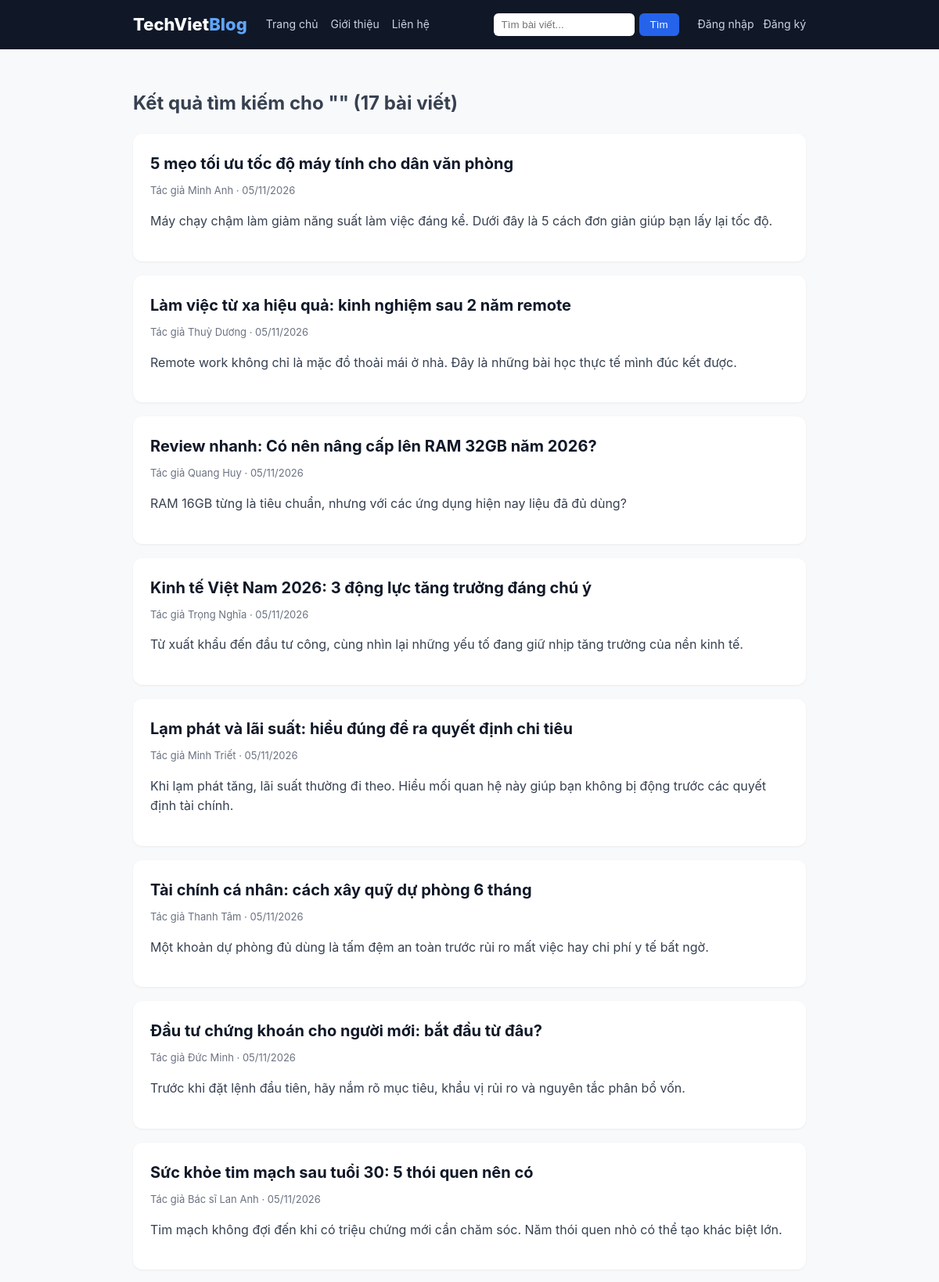
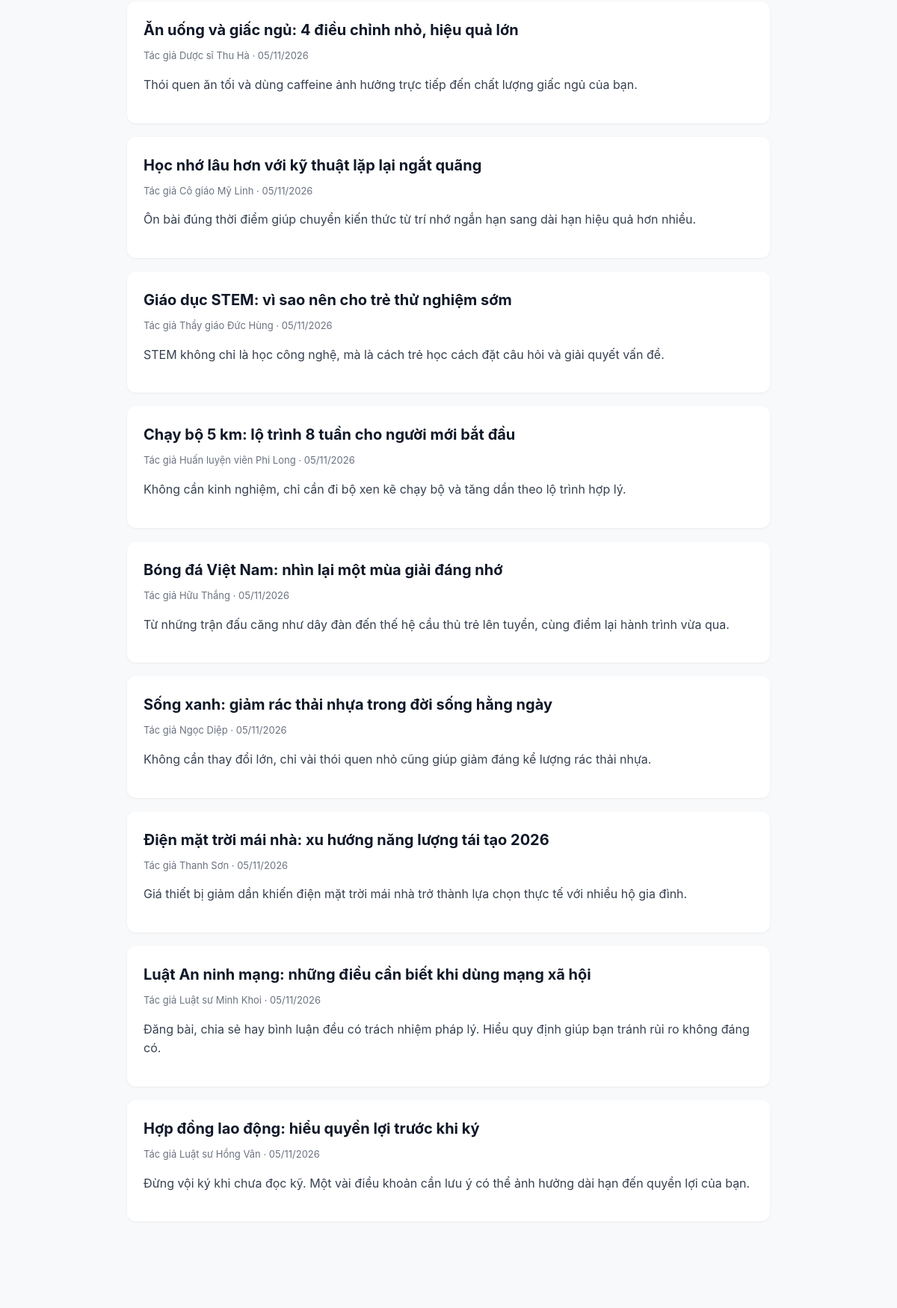
Screenshot of /search.php (upper part) with the database file from the repository (2 pictures, top to bottom).
### tables this page shows
CREATE TABLE IF NOT EXISTS posts (
    id INT AUTO_INCREMENT PRIMARY KEY,
    title VARCHAR(200) NOT NULL,
    slug VARCHAR(200) NOT NULL,
    category VARCHAR(50) NOT NULL DEFAULT 'cong-nghe',
    excerpt VARCHAR(400) NOT NULL,
    content TEXT NOT NULL,
    author VARCHAR(100) NOT NULL,
    created_at TIMESTAMP DEFAULT CURRENT_TIMESTAMP
);

### www/search.php (the view, shortened to what this page needs)
<?php
require 'config.php';
include 'header.php';
$q = $_GET['q'] ?? '';
$stmt = $pdo->prepare("SELECT * FROM posts WHERE title LIKE ? OR content LIKE ?");
$like = "%$q%";
$stmt->execute([$like, $like]);
$results = $stmt->fetchAll();
?>
<h2 class="search-results-heading">Kết quả tìm kiếm cho "<?php echo $q; ?>" (<?php echo count($results); ?> bài viết)</h2>
<?php if (empty($results)): ?>
  <p>Không tìm thấy bài viết nào phù hợp. Hãy thử từ khóa khác.</p>
<?php else: ?>
  <?php foreach ($results as $post): ?>
    <article class="post-card">
      <h2><a href="post.php?slug=<?php echo urlencode($post['slug']); ?>"><?php echo htmlspecialchars($post['title']); ?></a></h2>
      <div class="post-meta">Tác giả <?php echo htmlspecialchars($post['author']); ?> · <?php echo date('d/m/Y', strtotime($post['created_at'])); ?></div>
      <p class="post-excerpt"><?php echo htmlspecialchars($post['excerpt']); ?></p>
    </article>
  <?php endforeach; ?>
<?php endif; ?>
<?php include 'footer.php'; ?>

### www/style.css (style rules this page uses)
* { box-sizing: border-box; }
body { margin:0; font-family: -apple-system, Segoe UI, Roboto, Arial, sans-serif; background:#f8f9fb; color:#1f2430; line-height:1.6; }
.post-card { background:#fff; border-radius:12px; padding:22px; margin-bottom:18px; box-shadow:0 1px 3px rgba(0,0,0,.06); }
.post-card h2 { margin:0 0 8px; font-size:20px; }
.post-card h2 a { color:#101828; text-decoration:none; }
.post-meta { font-size:13px; color:#6b7280; margin-bottom:10px; }
.post-excerpt { color:#374151; }
.search-results-heading { margin-bottom:20px; color:#374151; }

### rows the page displays
posts: title "5 mẹo tối ưu tốc độ máy tính cho dân văn phòng", author "Minh Anh", created_at "05/11/2026", excerpt "Máy chạy chậm làm giảm năng suất làm việc đáng kể. Dưới đây là 5 cách đơn giản giúp bạn lấy lại tốc độ."
posts: title "Làm việc từ xa hiệu quả: kinh nghiệm sau 2 năm remote", author "Thuỳ Dương", created_at "05/11/2026", excerpt "Remote work không chỉ là mặc đồ thoải mái ở nhà. Đây là những bài học thực tế mình đúc kết được."
posts: title "Review nhanh: Có nên nâng cấp lên RAM 32GB năm 2026?", author "Quang Huy", created_at "05/11/2026", excerpt "RAM 16GB từng là tiêu chuẩn, nhưng với các ứng dụng hiện nay liệu đã đủ dùng?"
posts: title "Kinh tế Việt Nam 2026: 3 động lực tăng trưởng đáng chú ý", author "Trọng Nghĩa", created_at "05/11/2026", excerpt "Từ xuất khẩu đến đầu tư công, cùng nhìn lại những yếu tố đang giữ nhịp tăng trưởng của nền kinh tế."
posts: title "Lạm phát và lãi suất: hiểu đúng để ra quyết định chi tiêu", author "Minh Triết", created_at "05/11/2026", excerpt "Khi lạm phát tăng, lãi suất thường đi theo. Hiểu mối quan hệ này giúp bạn không bị động trước các quyết định tài chính."
posts: title "Tài chính cá nhân: cách xây quỹ dự phòng 6 tháng", author "Thanh Tâm", created_at "05/11/2026", excerpt "Một khoản dự phòng đủ dùng là tấm đệm an toàn trước rủi ro mất việc hay chi phí y tế bất ngờ."
posts: title "Đầu tư chứng khoán cho người mới: bắt đầu từ đâu?", author "Đức Minh", created_at "05/11/2026", excerpt "Trước khi đặt lệnh đầu tiên, hãy nắm rõ mục tiêu, khẩu vị rủi ro và nguyên tắc phân bổ vốn."
posts: title "Sức khỏe tim mạch sau tuổi 30: 5 thói quen nên có", author "Bác sĩ Lan Anh", created_at "05/11/2026", excerpt "Tim mạch không đợi đến khi có triệu chứng mới cần chăm sóc. Năm thói quen nhỏ có thể tạo khác biệt lớn."
posts: title "Ăn uống và giấc ngủ: 4 điều chỉnh nhỏ, hiệu quả lớn", author "Dược sĩ Thu Hà", created_at "05/11/2026", excerpt "Thói quen ăn tối và dùng caffeine ảnh hưởng trực tiếp đến chất lượng giấc ngủ của bạn."
posts: title "Học nhớ lâu hơn với kỹ thuật lặp lại ngắt quãng", author "Cô giáo Mỹ Linh", created_at "05/11/2026", excerpt "Ôn bài đúng thời điểm giúp chuyển kiến thức từ trí nhớ ngắn hạn sang dài hạn hiệu quả hơn nhiều."
posts: title "Giáo dục STEM: vì sao nên cho trẻ thử nghiệm sớm", author "Thầy giáo Đức Hùng", created_at "05/11/2026", excerpt "STEM không chỉ là học công nghệ, mà là cách trẻ học cách đặt câu hỏi và giải quyết vấn đề."
posts: title "Chạy bộ 5 km: lộ trình 8 tuần cho người mới bắt đầu", author "Huấn luyện viên Phi Long", created_at "05/11/2026", excerpt "Không cần kinh nghiệm, chỉ cần đi bộ xen kẽ chạy bộ và tăng dần theo lộ trình hợp lý."
posts: title "Bóng đá Việt Nam: nhìn lại một mùa giải đáng nhớ", author "Hữu Thắng", created_at "05/11/2026", excerpt "Từ những trận đấu căng như dây đàn đến thế hệ cầu thủ trẻ lên tuyển, cùng điểm lại hành trình vừa qua."
posts: title "Sống xanh: giảm rác thải nhựa trong đời sống hằng ngày", author "Ngọc Diệp", created_at "05/11/2026", excerpt "Không cần thay đổi lớn, chỉ vài thói quen nhỏ cũng giúp giảm đáng kể lượng rác thải nhựa."
posts: title "Điện mặt trời mái nhà: xu hướng năng lượng tái tạo 2026", author "Thanh Sơn", created_at "05/11/2026", excerpt "Giá thiết bị giảm dần khiến điện mặt trời mái nhà trở thành lựa chọn thực tế với nhiều hộ gia đình."
posts: title "Luật An ninh mạng: những điều cần biết khi dùng mạng xã hội", author "Luật sư Minh Khoi", created_at "05/11/2026", excerpt "Đăng bài, chia sẻ hay bình luận đều có trách nhiệm pháp lý. Hiểu quy định giúp bạn tránh rủi ro không đáng có."
posts: title "Hợp đồng lao động: hiểu quyền lợi trước khi ký", author "Luật sư Hồng Vân", created_at "05/11/2026", excerpt "Đừng vội ký khi chưa đọc kỹ. Một vài điều khoản cần lưu ý có thể ảnh hưởng dài hạn đến quyền lợi của bạn."

### other values shown
count($results) "17"
